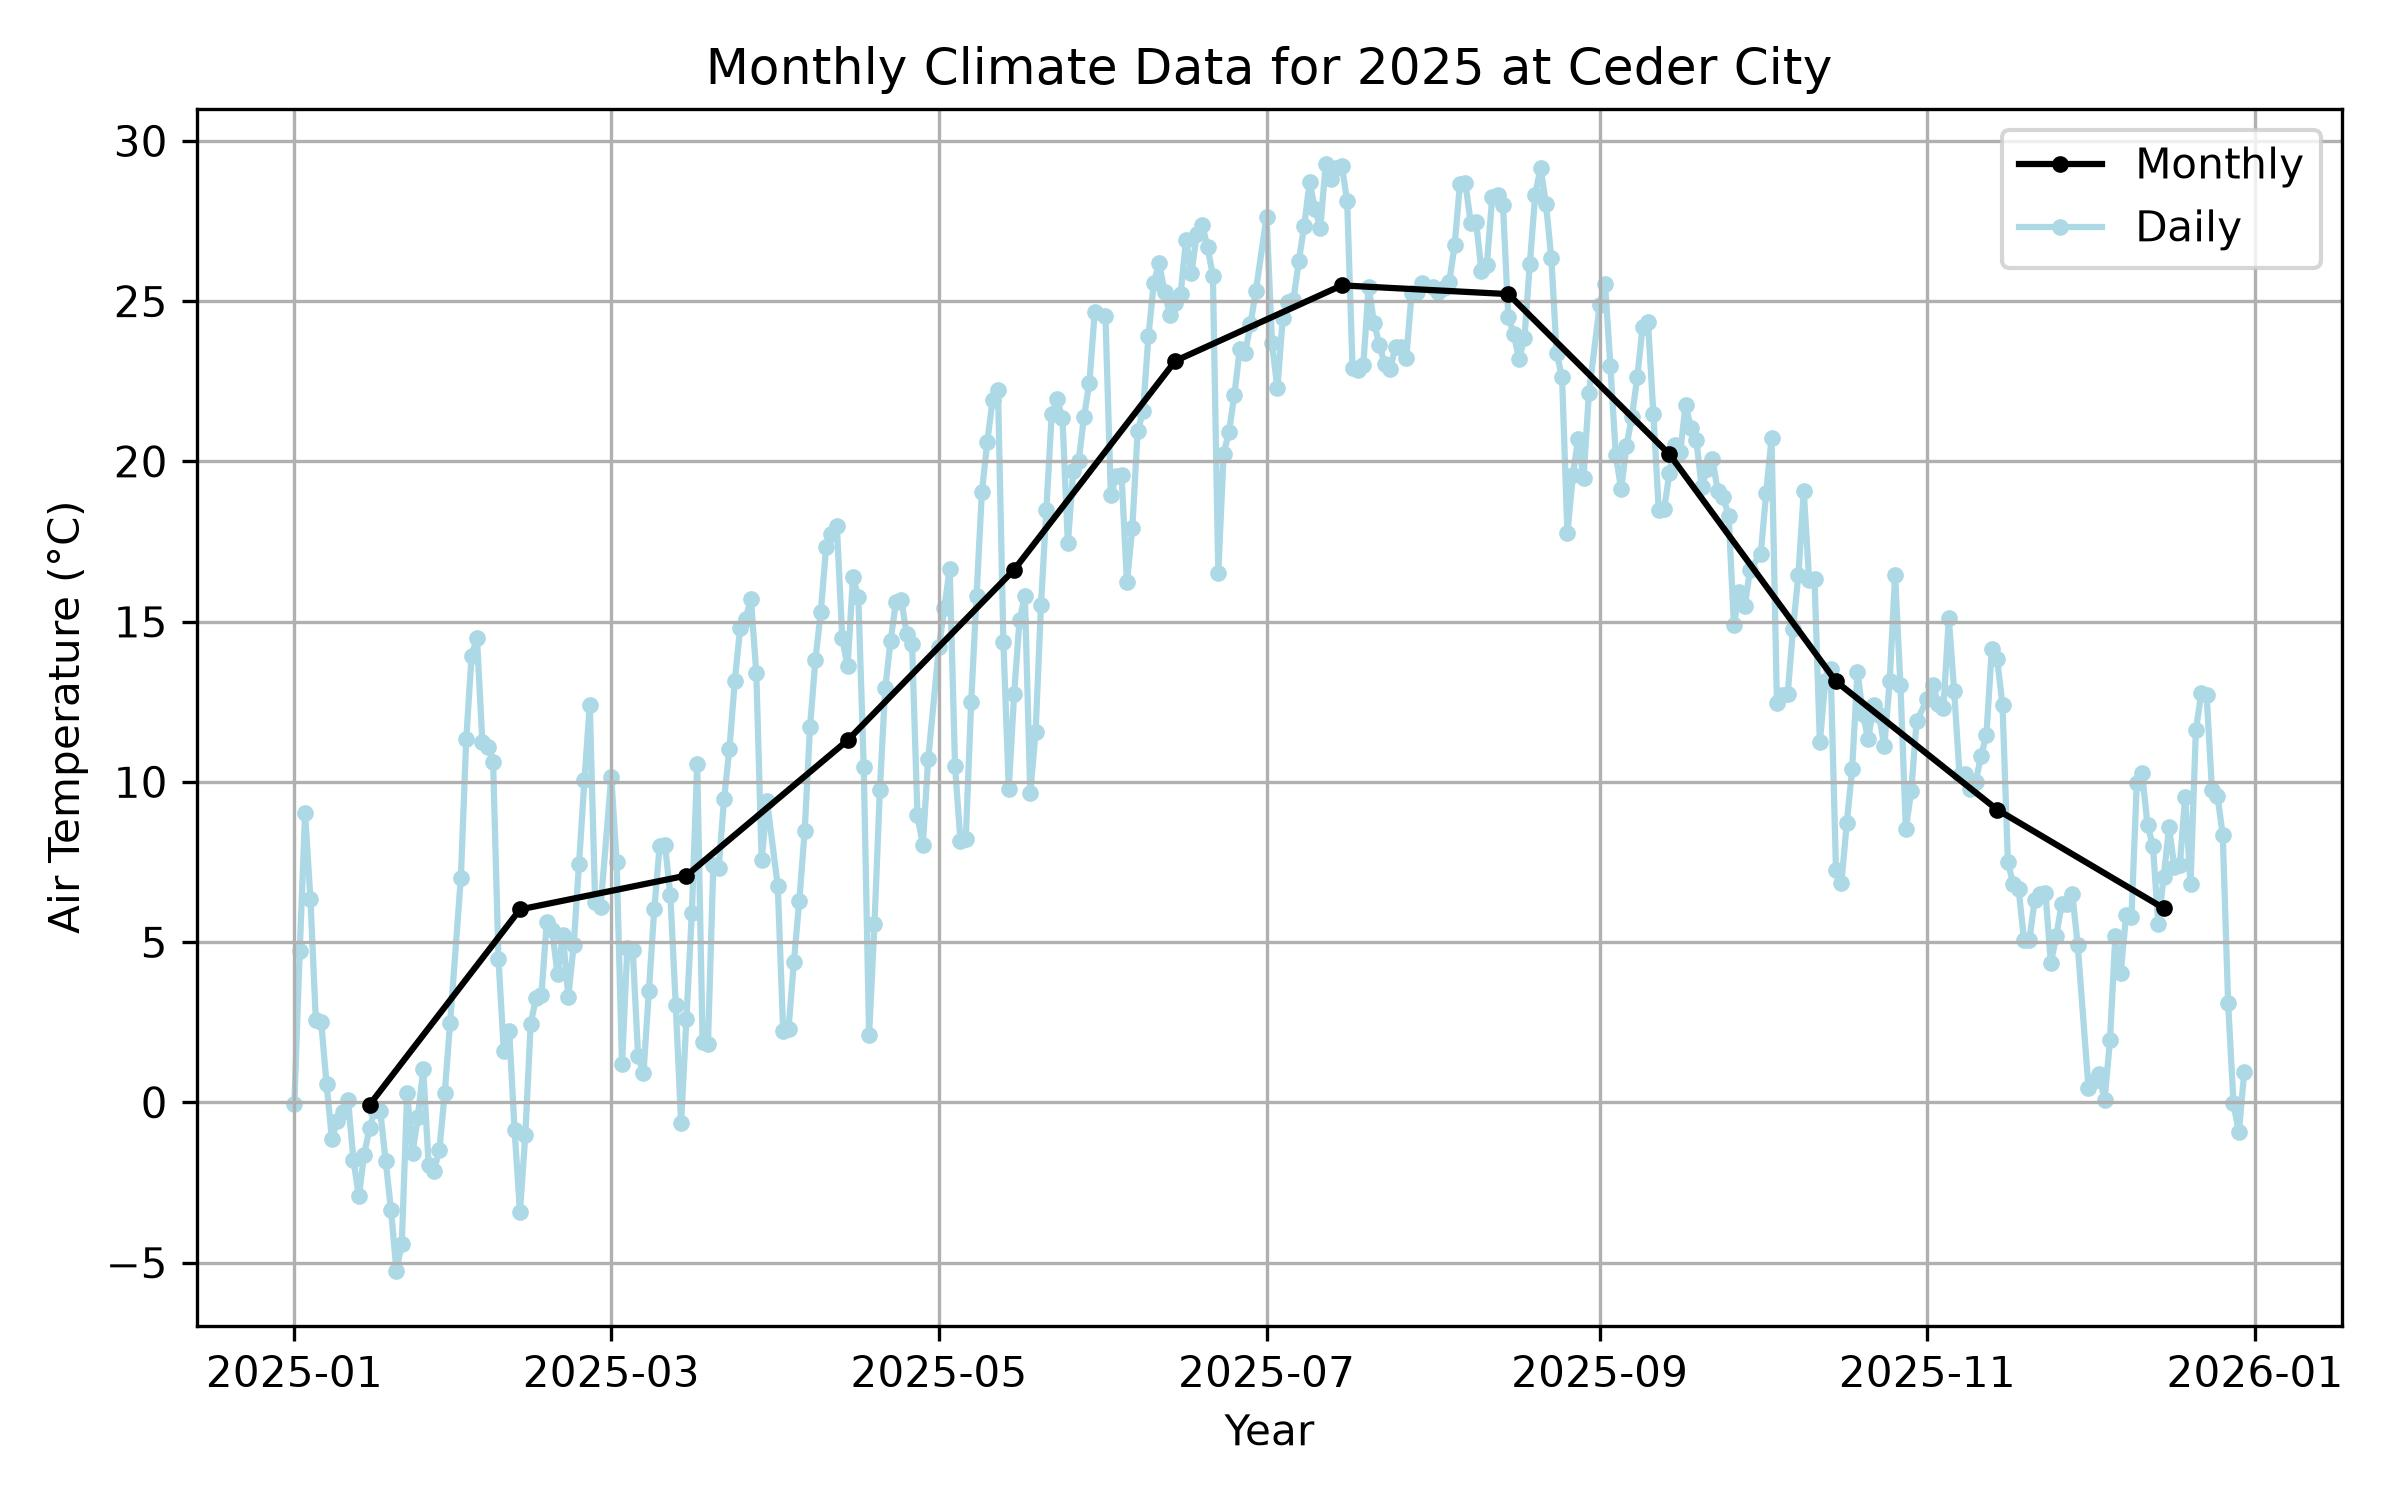

Generate this figure with Python:
"""
Example: Calculate Monthly Climate Averages

This program demonstrates how to:
1. Read daily climate observations from a CSV file
2. Convert date columns into datetime format
3. Set datetime as the DataFrame index
4. Resample daily observations into monthly averages
5. Compare daily and monthly temperature variability

Dataset source:
Utah Climate Center AgWeather Network
https://climate.usu.edu/mchd/

Location:
UCRN Cedar City
"""

import pandas as pd
import matplotlib.pyplot as plt
import sys

import pandas as pd
import numpy as np
from pathlib import Path


# File paths for the dataset.
# File paths for both datasets. Add data name for each path.
# Get the directory where this script is located
script_dir = Path(__file__).resolve().parent

# If the script is inside the "solution" folder,
# move up one additional directory level
if script_dir.name == "solution":
    repo_dir = script_dir.parents[2]
else:
    repo_dir = script_dir.parents[1]

# Create the path to the data directory
# using an absolute path based on the repository location
data_dir = repo_dir / "data"

# Daily climate observations for 2025
file_dly_path = data_dir / 'cedar-city-zion-np-kolob.daily_2025.csv'


# Read the CSV files
data_dly = pd.read_csv(file_dly_path, header=0, comment="#")


# Convert to datetime
data_dly['date_time'] = pd.to_datetime(data_dly['Category'])


# Set 'Date' as the index of the DataFrame
data_dly.set_index('date_time', inplace=True)

# Remove original text/date column
data_dly.drop(columns=['Category'], inplace=True)

# Normalize the timestamps to remove time part
# Removes the time component from timestamps

data_dly.index = data_dly.index.normalize()


print(data_dly.head())
print(data_dly.shape)


# Calculate monthly averages
# Daily observations are aggregated into monthly
# mean values using the pandas resample() function.
#
# 'ME' represents month-end frequency.
#
# numeric_only=True ensures that only numeric
# variables are included in the averaging process.

data_mnt = data_dly.resample('ME').mean()

print(data_mnt.head())
print(data_mnt.shape)


# ---------------------------------------------------
# Optional: Shift timestamps to first day of month
# ---------------------------------------------------
# Uncomment the line below if monthly timestamps
# should represent the beginning of each month.

data_mnt.index = (
     data_mnt.index
     - pd.DateOffset(months=1)
     + pd.Timedelta(days=15)
 )


# --- Create the plot ---

plt.figure(figsize=(8, 5))


# Plot the data
# Define x-axis and y-axis data from data_mnt
var='Air Temp Avg'

plt.plot(data_mnt.index, data_mnt[var], marker='.', linestyle='-', color="black", label='Monthly',zorder=3)
plt.plot(data_dly.index, data_dly[var], marker='.', linestyle='-', color="lightblue", label='Daily',zorder=1)

# Adding title and labels
fig_title = 'Monthly Climate Data for 2025 at Ceder City'

plt.title(fig_title)
plt.xlabel('Year')
plt.ylabel('Air Temperature (°C)')
plt.grid(True)

plt.legend()

# Adjust layout to prevent overlap
plt.tight_layout()

# Save the plot as a JPEG file
output_path = Path(__file__).with_suffix('.jpg')
plt.savefig(output_path, dpi=300)

# Display the plot
plt.show()
